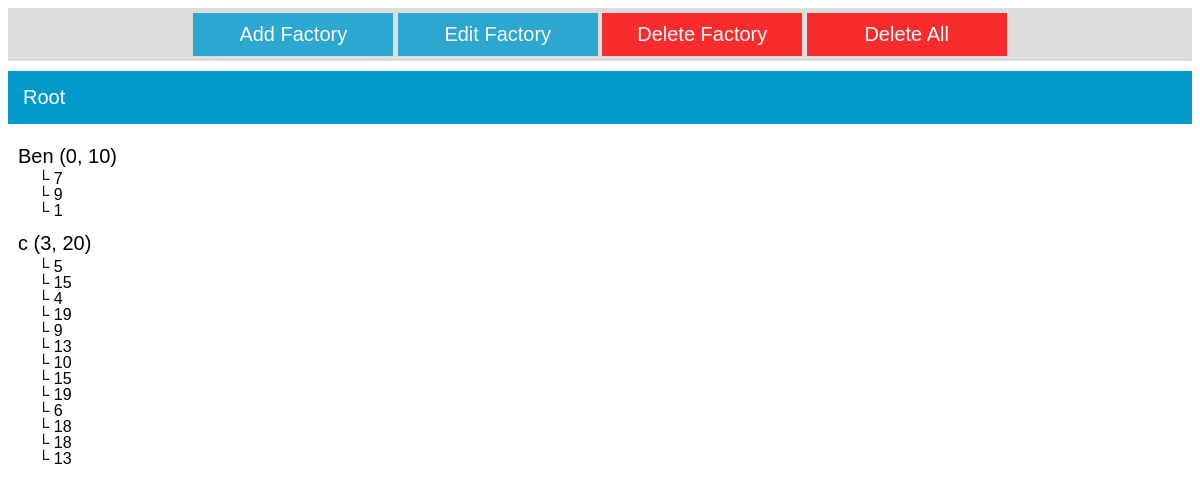
Page /tree/ on the committed database.
### tree/models.py (models this page shows)
class Factory(models.Model):
    name = models.CharField(max_length = 30)
    minimum = models.IntegerField()
    maximum = models.IntegerField()

class Child(models.Model):
    factory_id = models.ForeignKey(Factory, on_delete=models.CASCADE)
    value = models.IntegerField()

### tree/views.py (the view)
# urls.py: path('', views.index, name='index'),
def index(request):
    factory_list = Factory.objects.all()
    child_list = Child.objects.all()
    factory_name_list = []
    for f in factory_list:
        factory_name_list.append(f.name)
    afform = AddFactoryForm()
    efform = EditFactoryForm()
    dfform = DeleteFactoryForm()
    context = {'factory_list' : factory_list,
               'factory_name_list' : factory_name_list,
               'child_list'   : child_list,
               'afform'         : afform,
               'efform'         : efform,
               'dfform'         : dfform
              }
    return render(request, 'index.html', context)

### tree/templates/index.html (shortened to what this page needs)
{% load staticfiles %}
<!DOCTYPE html>
<html lang="en">
	<head>
		<link rel="stylesheet" href="{% static 'css/styles.css' %}">
	</head>
	<body>
		<div class="header">
			<button class="btn" onclick="addFactory()">Add Factory</button>
			<button class="btn" onclick="editFactory()">Edit Factory</button>
			<button class="btn cancel" onclick="deleteFactory()">Delete Factory</button>
			<a href="{% url 'deleteall' %}"><button class="btn cancel">Delete All</button></a>
		</div>
		<div class="root">Root</div>
		{% for factory in factory_list %}
			<p class="factory-list">{{ factory.name }} ({{ factory.minimum }}, {{ factory.maximum }})</p>
			{% for child in child_list %}
				{% if child.factory_id.id == factory.id %}
					<p class="child-list">&#9492; {{ child.value }}</p>
				{% endif %}
			{% endfor %}
		{% endfor %}
	</body>
</html>

### tree/static/css/styles.css (style rules this page uses)
* { font-family: helvetica; }
.factory-list { font-size: 20px; line-height: 4pt; padding-left: 10px; padding-top: 10px; }
.child-list { font-size: 16px; line-height: 0pt; padding-left: 30px; }
.btn { background-color: #009ACD; color: white; padding: 10px 15px; border: none; cursor: pointer; width: 200px; margin-bottom:5px; margin-top:5px; opacity: 0.8; font-size: 20px; }
.cancel { background-color: red; }
.header { background-color: #ddd; text-align: center; }
.root { background-color: #009ACD; color: white; margin-top: 10px; padding: 15px; font-size: 20px; }

### rows in the picture
Factory: name "Ben", minimum "0", maximum "10"
Child: value "7"
Child: value "9"
Child: value "1"
Factory: name "c", minimum "3", maximum "20"
Child: value "5"
Child: value "15"
Child: value "4"
Child: value "19"
Child: value "9"
Child: value "13"
Child: value "10"
Child: value "15"
Child: value "19"
Child: value "6"
Child: value "18"
Child: value "18"
Child: value "13"
